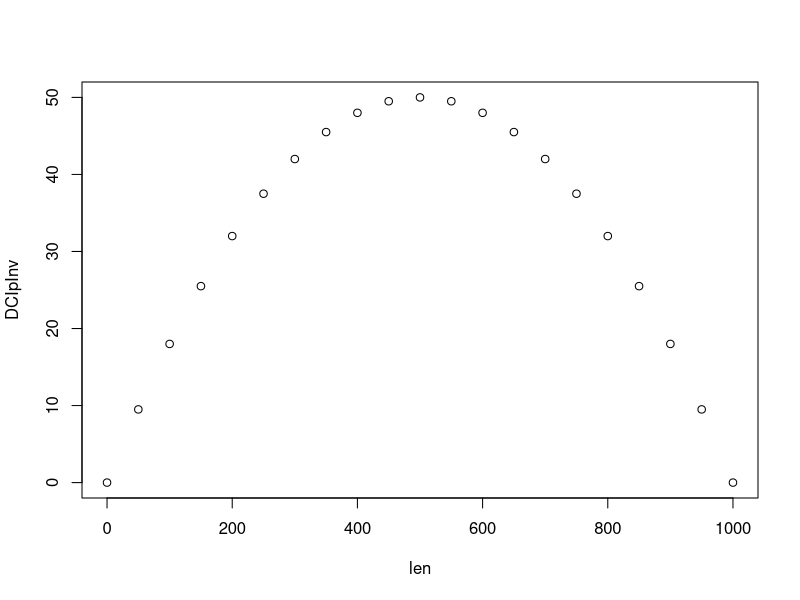
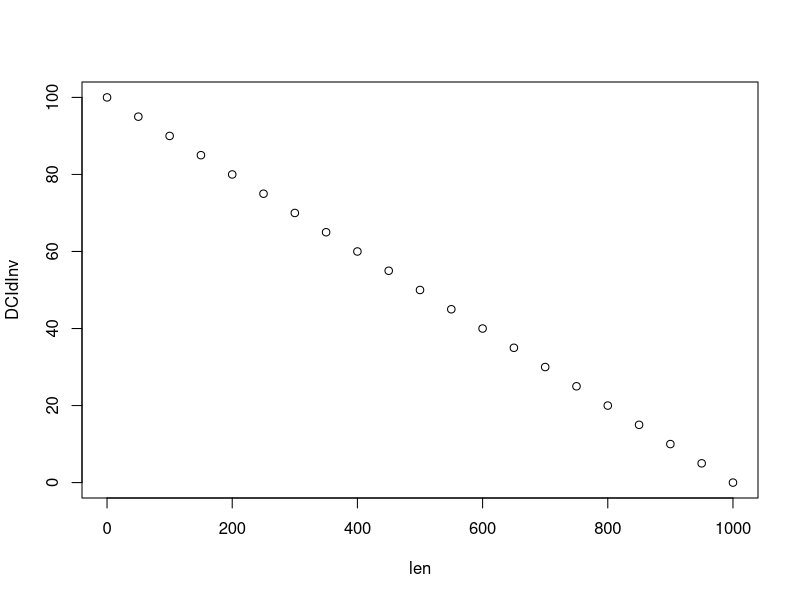
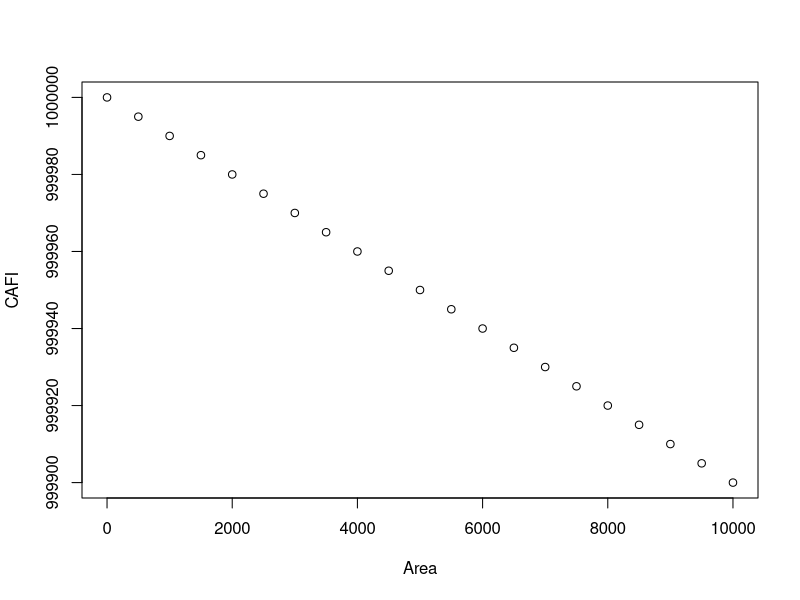

Source code (R) for these figures, in order:
len = seq(from=0, to=1000,by = 50)

DCIp = ((100*((len)/1000)^2)+(100*((1000-len)/1000)^2))
DCIpInv = 100 - DCIp 

df = data.frame(len=len,DCIp = DCIp)

plot(DCIpInv ~ len)

DCIdInv = 100 - (100*((len)/1000))

plot(DCIdInv ~ len)

Area = seq(from=0, to=10000,by = 500)

CAFI =  100 *(10000-Area/10000)

plot(CAFI ~ Area)

c11 = c22 = 1
c12 = c21 = 0.5
l1 = 5
l2 = 25
L = l1 + l2

C= c11 *  (l1/L)^2 + c12*(l1*l2/L^2) + c21*(l1*l2)/L^2 + c22*(l2/L)^2


c11 = c22 = 1
c12 = c21 = 0.5
l1 = 10
l2 = 20
L = l1 + l2

DCIp= c11 *  (l1/L)^2 + c12*(l1*l2/L^2) + c21*(l1*l2)/L^2 + c22*(l2/L)^2

c1 = 0.5
c2 = 1
DCId = c1 * l1/L + c2 * l2/L


c11  = c33 = 1
c22 = 0

c12 = c21 = 0
c23 = c32 = 0
c13 = c31 = 0

l1 = 5
l2 = 5
l3 = 20

L = l1 + l2 + l3

C = c11*(l1/L)^2 + c12*(l1*l2/L^2) + c13*(l1*l3/L^2)+
  c21*(l2*l1)/L^2 + c22*(l2/L)^2 + c23*(l2*l3/L^2)+
  c31*(l3*l1)/L^2 + c32*(l3*l2/L^2)+ c33*(l3/L)^2

l2 = 0


